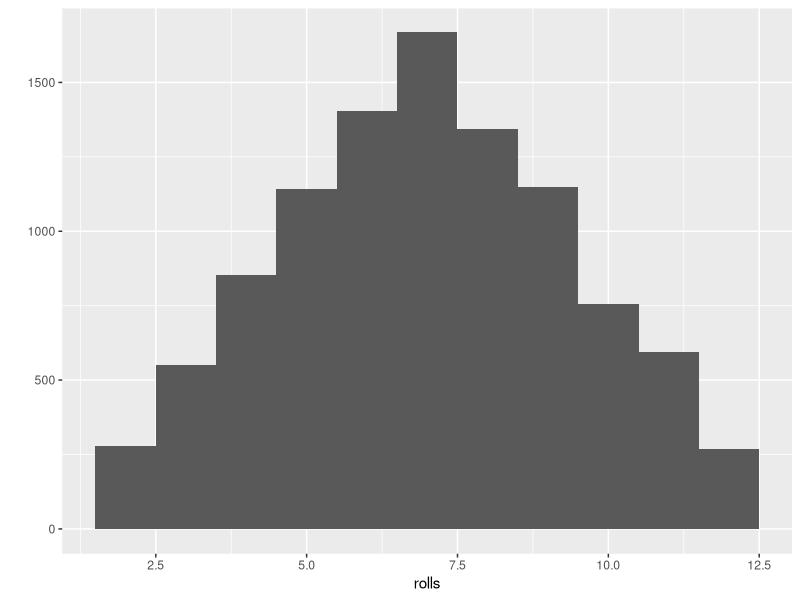
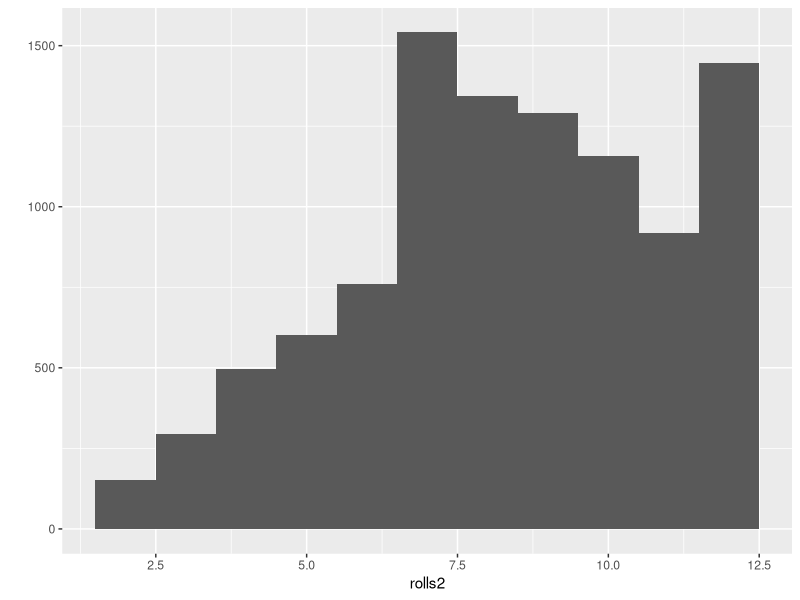
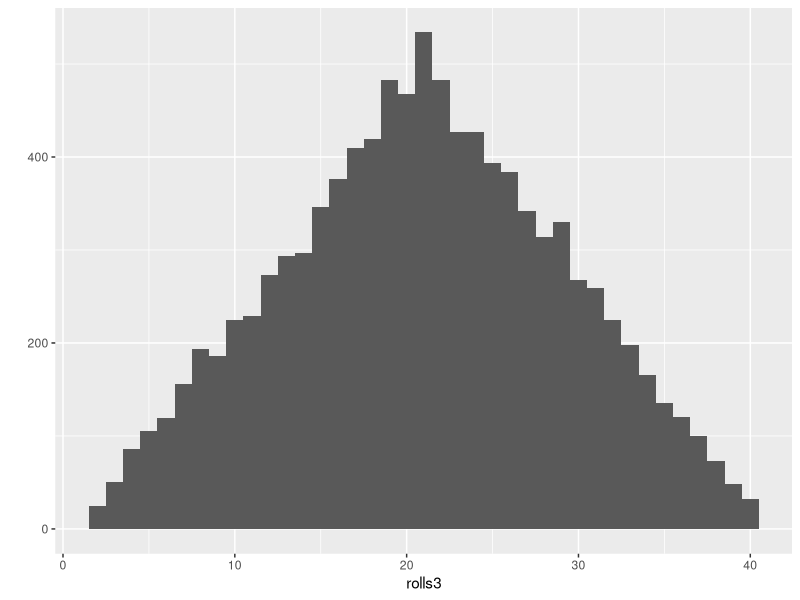

Source code (R) for these figures, in order:
library("ggplot2")

roll <- function() {
  die <- 1:6
  dice <- sample(die, 2, replace = TRUE)
  sum(dice)
}

roll2 <- function() {
  die <- 1:6
  dice <- sample(die, 2, replace = TRUE, prob = c(1/8, 1/8, 1/8, 1/8, 1/8, 3/8))
  sum(dice)
}

roll3 <- function(bones = 6) {
  dice <- sample(bones, size = 2, replace = TRUE)
  sum(dice)
}

rolls <- replicate(10000, roll())
qplot(rolls, binwidth = 1)

rolls2 <- replicate(10000, roll2())
qplot(rolls2, binwidth = 1)

rolls3 <- replicate(10000, roll3(bones = 20))
qplot(rolls3, binwidth = 1)
